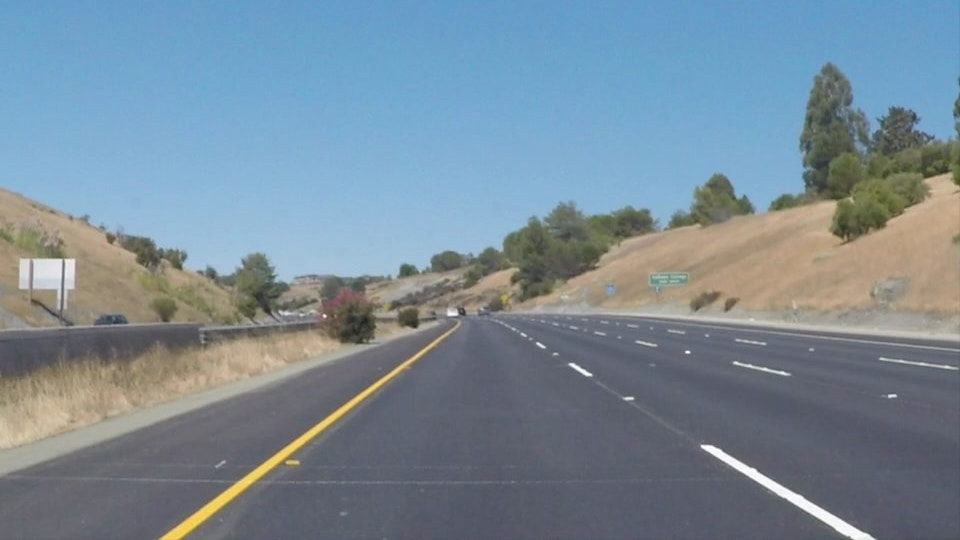
#> input picture test_images/solidYellowCurve2.jpg, 960 x 540 px
$ jupyter execute --allow-errors Pipeline_source.ipynb   (shell and % lines are left out)
#> lines starting #> are read from the running program, lines starting #| are printed output that depends on the picture; after the words box and inside, x2 and y2 are one past the last pixel; in counts of white or black regions, pixels touching at a corner belong together
# Finding Lane Lines on the Road

## Loading Libraries
matplotlib is used for Plotting
cv2 refers to OpenCV2(Open Computer Vision 2)
> OpenCV was designed for computational efficiency and with a strong focus on real-time applications(ex,. Computer Vision). Written in optimized C/C++, the library can take advantage of multi-core processing. Enabled with OpenCL, it can take advantage of the hardware acceleration of the underlying heterogeneous compute platform.

[cell 1]
#importing some useful packages
import matplotlib.pyplot as plt
import matplotlib.image as mpimg
import numpy as np
import math
import os, glob
import cv2

## Some Helper Functions

Below are some helper functions to perform image operations/transformations/region and lane markings etc.

[cell 2]
def grayscale(img):
    """Applies the Grayscale transform
    This will return an image with only one color channel
    but NOTE: to see the returned image as grayscale
    (assuming your grayscaled image is called 'gray')
    you should call plt.imshow(gray, cmap='gray')"""
    return cv2.cvtColor(img, cv2.COLOR_RGB2GRAY)
    # Or use BGR2GRAY if you read an image with cv2.imread()
    # return cv2.cvtColor(img, cv2.COLOR_BGR2GRAY)

def canny(img, low_threshold, high_threshold):
    """Applies the Canny transform"""
    return cv2.Canny(img, low_threshold, high_threshold)

def gaussian_blur(img, kernel_size):
    """Applies a Gaussian Noise kernel"""
    return cv2.GaussianBlur(img, (kernel_size, kernel_size), 0)

def region_of_interest(img, vertices):
    """
    Applies an image mask.

    Only keeps the region of the image defined by the polygon
    formed from `vertices`. The rest of the image is set to black.
    """
    #defining a blank mask to start with
    mask = np.zeros_like(img)

    #defining a 3 channel or 1 channel color to fill the mask with depending on the input image
    if len(img.shape) > 2:
        channel_count = img.shape[2]  # i.e. 3 or 4 depending on your image
        ignore_mask_color = (255,) * channel_count
    else:
        ignore_mask_color = 255

    #filling pixels inside the polygon defined by "vertices" with the fill color
    cv2.fillPoly(mask, vertices, ignore_mask_color)

    #returning the image only where mask pixels are nonzero
    masked_image = cv2.bitwise_and(img, mask)
    return masked_image, mask


# [32 lines left out: functions draw_lines, hough_lines, not called in this run]

# Python 3 has support for cool math symbols.

def weighted_img(img, initial_img, α=0.8, β=1., λ=0.):
    """
    `img` is the output of the hough_lines(), An image with lines drawn on it.
    Should be a blank image (all black) with lines drawn on it.

    `initial_img` should be the image before any processing.

    The result image is computed as follows:

    initial_img * α + img * β + λ
    NOTE: initial_img and img must be the same shape!
    """
    return cv2.addWeighted(initial_img, α, img, β, λ)


def average_lines(lines):

    # To find slope & intercept values (m,b)
    def compute_coef(line):
        line= list(line.flatten())
        x1,y1,x2,y2 = line
        m = (y2-y1)/(x2-x1)
        b = y1-m*x1
        return m, b

    # To find end points for each line
    def m_b_to_points(m,b):

        y1=540
        x1=(y1-b)/ m

        y2=320
        x2=(y2-b)/ m
        return int(x1),int(y1),int(x2),int(y2)

    left_line = list()
    right_line = list()

    for line in lines:
        m, b = compute_coef(line)
        if  m> 0:
            left_line.append((m,b))
        else:
            right_line.append((m,b))

    left_line = np.array(left_line)
    right_line = np.array(right_line)
    left_line = np.median(left_line,axis=0)
    right_line = np.median(right_line,axis=0)
    right_line = m_b_to_points(*right_line)
    left_line = m_b_to_points(*left_line)

    return np.array([left_line,right_line])


def hough_lines2(img, rho, theta, threshold, min_line_len, max_line_gap):

    lines = cv2.HoughLinesP(img, rho, theta, threshold, np.array([]), minLineLength=min_line_len, maxLineGap=max_line_gap)
    ## The below step converts segments of lines to a full line (either sides of lines, from hough transform)
    lines = average_lines(lines)

    line_img = np.zeros((img.shape[0], img.shape[1], 3), dtype=np.uint8)

    color=[255, 0, 0]
    thickness=6
    for line in lines:
        x1,y1,x2,y2 = list(line)
        cv2.line(line_img, (x1, y1), (x2, y2), color, thickness)

    return line_img, lines

# Understanding the flow/procedure
in order to find the lanes on the road, using helper functions!

[cell 3]
image = mpimg.imread('test_images/solidYellowCurve2.jpg')
#> image is the input picture: shape (540, 960, 3); mean R, G, B 120.7, 138.6, 151.5
image_gray  = grayscale(image)
image_blur = gaussian_blur(image_gray,7)
canny_map = canny(image, 45, 180)
_vertices = np.array([[[150,540],[440,320],[550,320],[850,540]]],dtype=np.int32)

canny_map_filtered, mask = region_of_interest(canny_map,_vertices)
#> in region_of_interest, `masked_image = cv2.bitwise_and(img, mask)`:
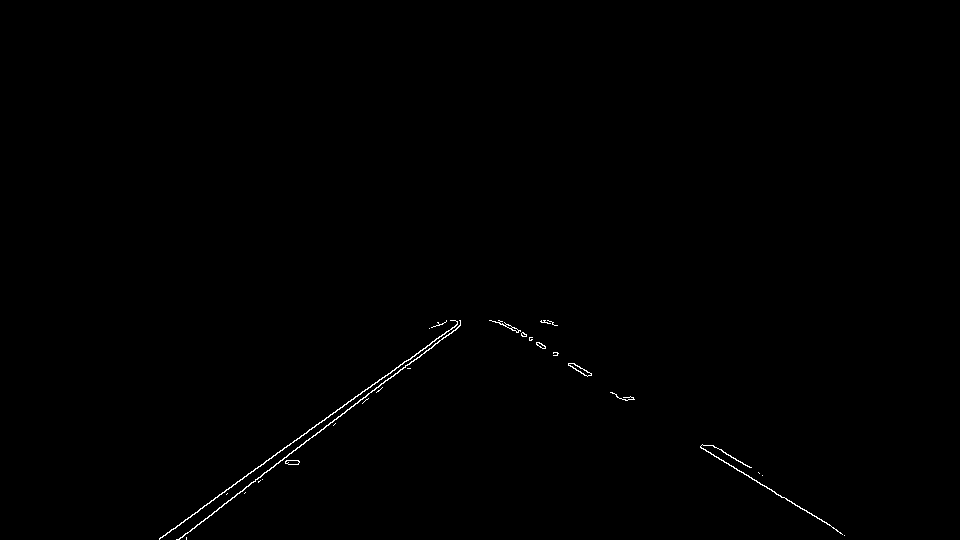
#> masked_image: shape (540, 960); 0.33% white in thin lines or dots, all inside (x1, y1, x2, y2) = (159, 320, 845, 540)

hough_img,lines = hough_lines2(canny_map_filtered,rho=2,theta=np.pi/180,threshold=15, min_line_len=40,max_line_gap=20)
#> in hough_lines2, `lines = cv2.HoughLinesP(img, rho, theta, threshold, np.array([]), minL..`: lines = 16 rows, first 6: [219, 507, 460, 325], [260, 466, 460, 321], [498, 320, 583, 373], [700, 446, 830, 525], [177, 539, 344, 413], [231, 487, 309, 429]
#> the loop in average_lines, `for line in lines:` made 16 passes
#> (x1 in compute_coef, y1 in compute_coef, x2 in compute_coef, y2 in compute_coef, m, b) on passes 1 to 8: (219, 507, 460, 325, -0.755, 672.4), (260, 466, 460, 321, -0.725, 654.5), (498, 320, 583, 373, 0.624, 9.48), (700, 446, 830, 525, 0.608, 20.62), (177, 539, 344, 413, -0.754, 672.5), (231, 487, 309, 429, -0.744, 658.8), (709, 445, 750, 467, 0.537, 64.56), (162, 537, 240, 479, -0.744, 657.5)
#> after the loop in average_lines, `for line in lines:`: left_line = [(0.624, 9.48), (0.608, 20.62), (0.537, 64.56), (0.62, 7.75), (0.604, 24.37), (0.597, 24.58), (0.667, -15.67), (0.667, -16.33)]; right_line = [(-0.755, 672.4), (-0.725, 654.5), (-0.754, 672.5), (-0.744, 658.8), (-0.744, 657.5), (-0.75, 666.5), (-0.741, 659.1), (-0.75, 659.8)]
#> in average_lines, `left_line = np.array(left_line)`: left_line = [[0.624, 9.48], [0.608, 20.62], [0.537, 64.56], [0.62, 7.75], [0.604, 24.37], [0.597, 24.58], [0.667, -15.67], [0.667, -16.33]]
#> in average_lines, `right_line = np.array(right_line)`: right_line = [[-0.755, 672.4], [-0.725, 654.5], [-0.754, 672.5], [-0.744, 658.8], [-0.744, 657.5], [-0.75, 666.5], [-0.741, 659.1], [-0.75, 659.8]]
#> in average_lines, `left_line = np.median(left_line,axis=0)`: left_line = [0.614, 15.05]
#> in average_lines, `right_line = np.median(right_line,axis=0)`: right_line = [-0.747, 659.4]
#> in m_b_to_points, `x1=(y1-b)/ m`: x1 = 159.9
#> in m_b_to_points, `x2=(y2-b)/ m`: x2 = 454.5
#> in average_lines, `right_line = m_b_to_points(*right_line)`: right_line = (159, 540, 454, 320)
#> in average_lines, `left_line = m_b_to_points(*left_line)`: left_line = (855, 540, 496, 320)
#> in hough_lines2, `lines = average_lines(lines)`: lines = [[855, 540, 496, 320], [159, 540, 454, 320]]
#> the loop in hough_lines2, `for line in lines:` made 2 passes
#> lines = [[855, 540, 496, 320], [159, 540, 454, 320]]

## Plotting All the images at each stage!!
print('\n======================================')
print('Plotting All the Images at each stage!')
print('======================================\n')

plt.figure(figsize=(18,12))
plt.subplot(3,2,1)
plt.title('original image')
plt.imshow(image)
plt.subplot(3,2,2)
plt.title('canny image')
plt.imshow(canny_map)
plt.subplot(3,2,3)
plt.title('mask')
plt.imshow(mask)
plt.subplot(3,2,4)
plt.title('filtered canny image')
plt.imshow(canny_map_filtered)
plt.subplot(3,2,5)
plt.title('hough lines')
plt.imshow(hough_img)
plt.subplot(3,2,6)
plt.title('combined results')
plt.imshow(weighted_img(image,hough_img))
plt.savefig('pipeline.png')

## Pipleine

The following techniques are used and applied in the same order to detect lanes:

    . Color Selection(Gray Scale)
    . Gaussian Smoothing
    . Canny Edge Detection
    . Region of Interest Selection
    . Hough Transform Line Detection

Finally, I applied all the techniques to process video clips to find lane lines(on each frame) in them

[cell 4]
def process_image(image):
    image_gray  = grayscale(image)
    image_blur = gaussian_blur(image_gray,7)
    canny_map = canny(image, 45, 180)
    imshape = image.shape
    _vertices = np.array([[(int(0.1 * imshape[1]),imshape[0]),
                       (int(0.45 * imshape[1]),int(0.6 * imshape[0])),
                       (int(0.55 * imshape[1]),int(0.6 * imshape[0])),
                       (int(0.9 * imshape[1]),imshape[0])]]) #, dtype=np.int32

    canny_map_filtered, mask = region_of_interest(canny_map,_vertices)

    hough_img,lines = hough_lines2(canny_map_filtered,rho=2,theta=np.pi/180,threshold=15, min_line_len=40,max_line_gap=20)
    return weighted_img(image,hough_img)

## Testing other images using the same pipeline

[cell 5]
test_image_names = os.listdir("test_images/")
test_image_output_folder = 'test_image_output/'
cols = 2
rows = (len(test_image_names)+1)//cols

plt.figure(figsize=(18, 12))
for i in range(len(test_image_names)):
    test_image = test_image_names[i]
    image = mpimg.imread('test_images/' + test_image)
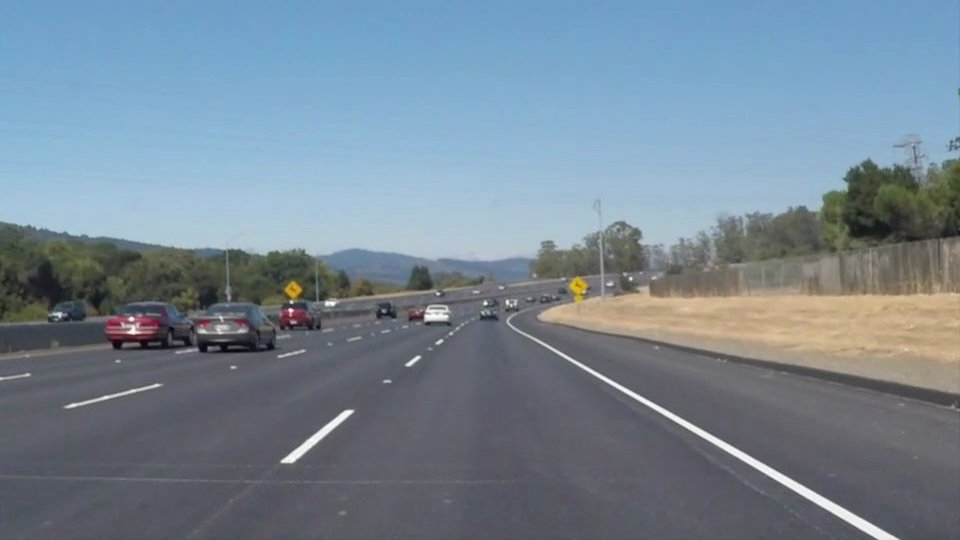
#> input picture test_images/solidWhiteCurve.jpg, 960 x 540 px
#> image is the input picture: shape (540, 960, 3); mean R, G, B 118.5, 134.5, 148.1
    image_w_lanes = process_image(image)
#> in grayscale (call 2), `return cv2.cvtColor(img, cv2.COLOR_RGB2GRAY)`:
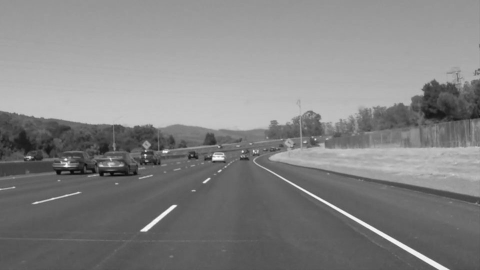
#> returned value: shape (540, 960) (shown at 1/2 size); min 5, max 255, mean 131.2
#> in region_of_interest (call 2), `cv2.fillPoly(mask, vertices, ignore_mask_color)`:
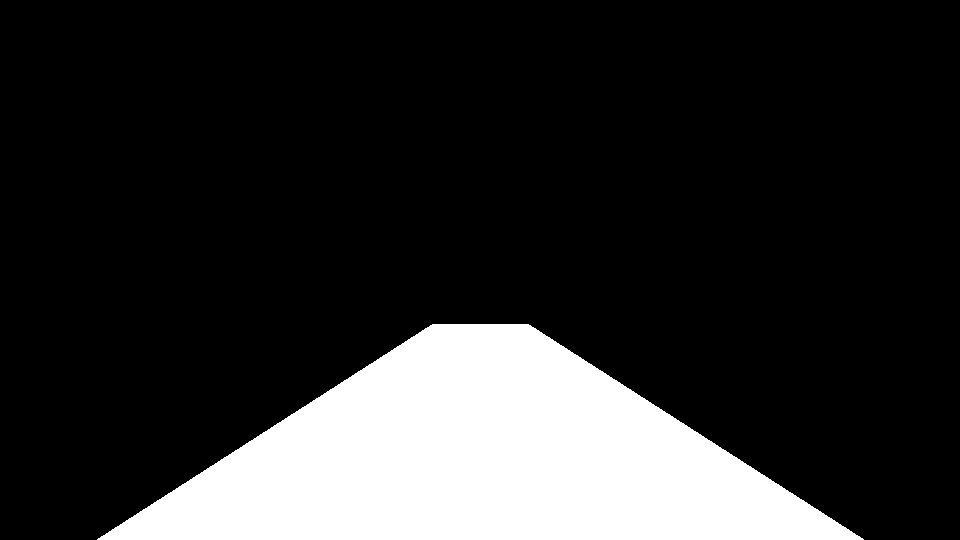
#> mask: shape (540, 960); 18% white; 1 white region, box (x1, y1, x2, y2) and area: (97, 324, 864, 540) 93432
#> in region_of_interest (call 2), `masked_image = cv2.bitwise_and(img, mask)`:
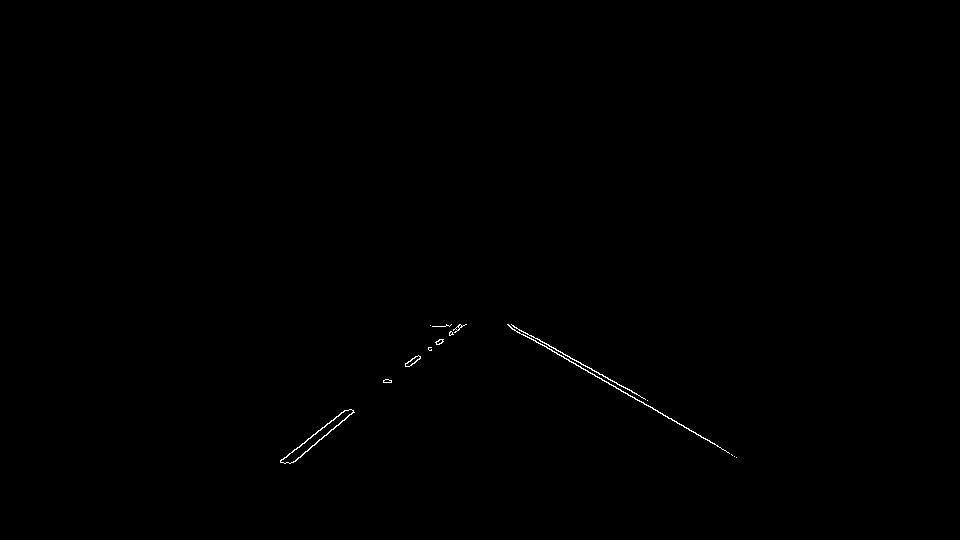
#> masked_image: shape (540, 960); 0.19% white in thin lines or dots, all inside (x1, y1, x2, y2) = (280, 324, 737, 464)
#> the loop in average_lines (call 2), `for line in lines:` made 12 passes
#> (x1 in compute_coef, y1 in compute_coef, x2 in compute_coef, y2 in compute_coef, m, b) on passes 1 to 8: (509, 326, 736, 457, 0.577, 32.26), (511, 324, 644, 398, 0.556, 39.68), (293, 462, 353, 412, -0.833, 706.2), (383, 381, 459, 324, -0.75, 668.2), (386, 382, 466, 324, -0.725, 661.8), (281, 462, 344, 410, -0.825, 693.9), (508, 324, 717, 445, 0.579, 29.89), (385, 382, 461, 325, -0.75, 670.8)
#> the loop in hough_lines2 (call 2), `for line in lines:` made 2 passes
#> (x1, y1, x2, y2) on passes 1 to 2: (879, 540, 498, 320), (173, 540, 467, 320)
#> in process_image, `hough_img,lines = hough_lines2(canny_map_filtered,rho=2,theta=np.pi/18..`: lines = [[879, 540, 498, 320], [173, 540, 467, 320]]
#> call 2 of weighted_img, with α = 0.8, β = 1, λ = 0
#> in weighted_img (call 2), `return cv2.addWeighted(initial_img, α, img, β, λ)`:
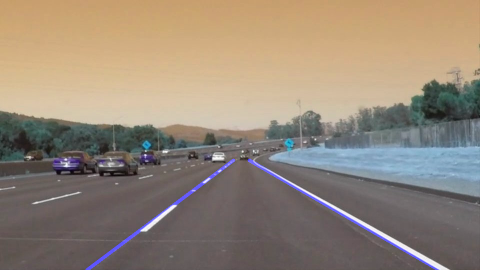
#> returned value: shape (540, 960, 3) (shown at 1/2 size); mean of channels 0, 1, 2 119.9, 134.5, 148.1; drawn as B, G, R
    plt.subplot(rows, cols, i+1)
    plt.imshow(image_w_lanes)
    cv2.imwrite('test_image_output/' + test_image, image_w_lanes)
#> pass 2 of the loop `for i in range(len(test_image_names)):`:
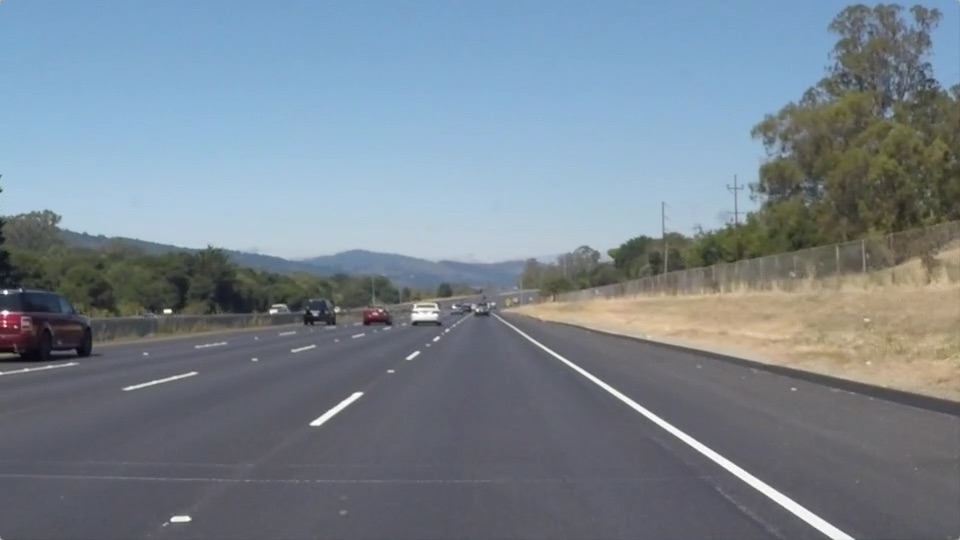
#> input picture test_images/solidWhiteRight.jpg, 960 x 540 px
#> image is the input picture: shape (540, 960, 3); mean R, G, B 120.3, 132.6, 143.7
#> in region_of_interest (call 3), `masked_image = cv2.bitwise_and(img, mask)`:
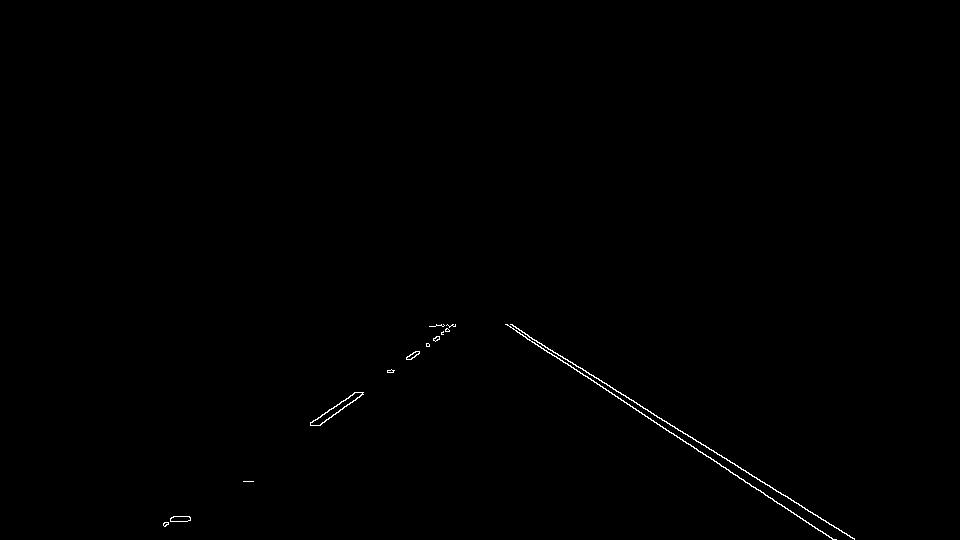
#> masked_image: shape (540, 960); 0.29% white in thin lines or dots, all inside (x1, y1, x2, y2) = (163, 324, 855, 540)
#> in hough_lines2 (call 3), `lines = cv2.HoughLinesP(img, rho, theta, threshold, np.array([]), minL..`: lines = 14 rows, first 6: [510, 324, 854, 539], [505, 324, 763, 492], [320, 425, 362, 394], [387, 370, 455, 324], [751, 486, 836, 539], [388, 372, 449, 331]
#> in weighted_img (call 3), `return cv2.addWeighted(initial_img, α, img, β, λ)`:
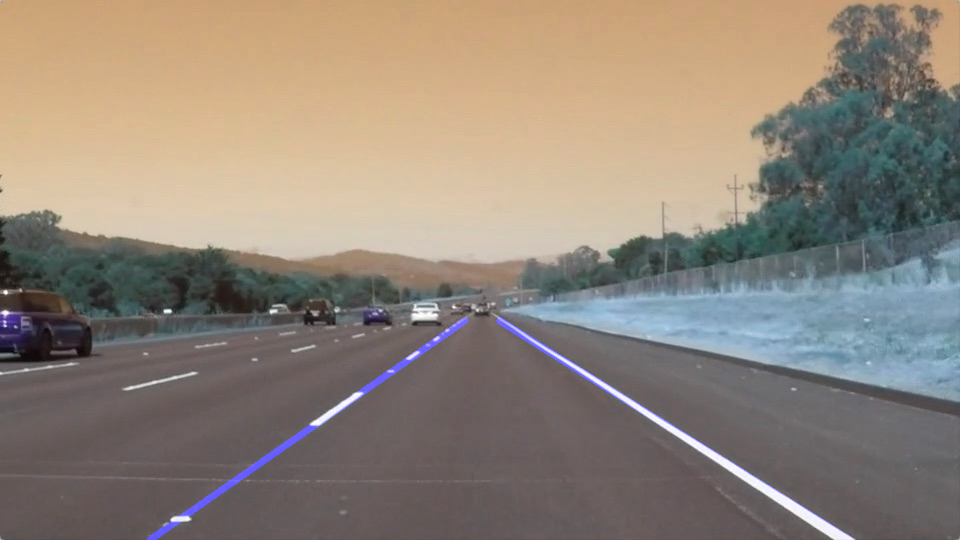
#> returned value: shape (540, 960, 3); mean of channels 0, 1, 2 121.2, 132.6, 143.7; drawn as B, G, R
plt.tight_layout(pad=0, h_pad=0, w_pad=0)
plt.show()
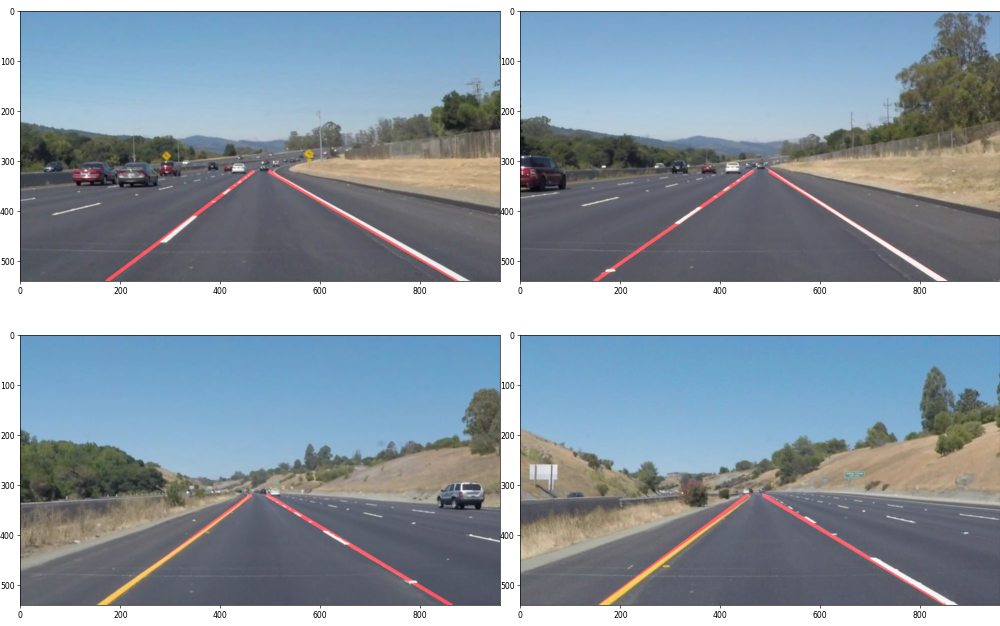
#> figure drawn by matplotlib, 4 panels
